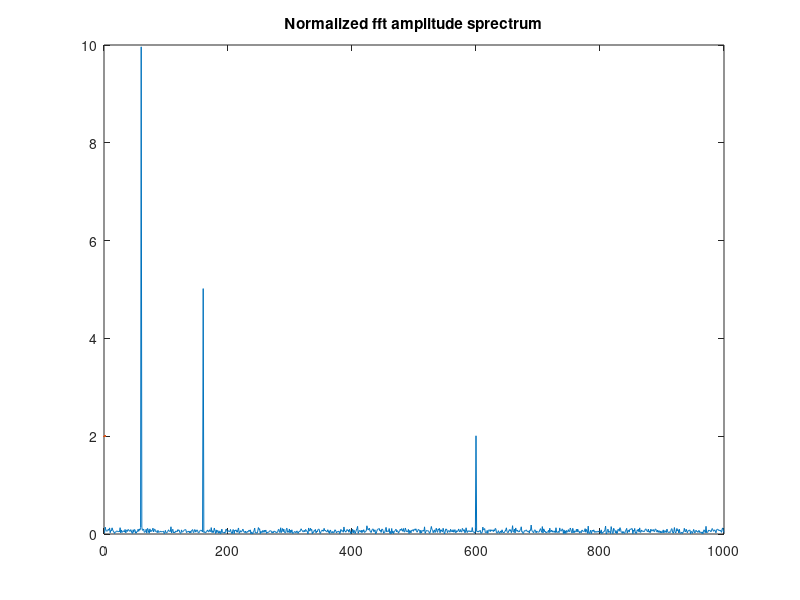

MATLAB code for this plot:
clc; clearvars; close all;

fs = 2000;
T = 1;
t = 0:1/fs:T-(1/fs);

signal = 10*sin(2*pi*60*t) + 5*sin(2*pi*160*t);
hiss = 2*cos(2*pi*600*t + pi/6);
randNoise = 1.5*randn(size(t));

sig = signal + hiss + randNoise;

% now we have to get the frequency domain of sig

f = fft(sig);

% normalizing the frequency domain
N = length(sig);
p = abs(f/N);
p1 = p(1:floor(N/2+1));
p1(2:end-1) = 2*p1(2:end-1);
f1 = fs*(0:(N/2))/N;
plot(f1, p1, LineWidth=2);
title("Normalized fft amplitude sprectrum");

% applying the filter

fullFrequencyMap = (0:N-1)*(fs/N);
mask = (fullFrequencyMap <= 200) | (fullFrequencyMap >= (fs-200));
filteredSignal = mask.*f;
recoveredSignal = real(ifft(filteredSignal));
